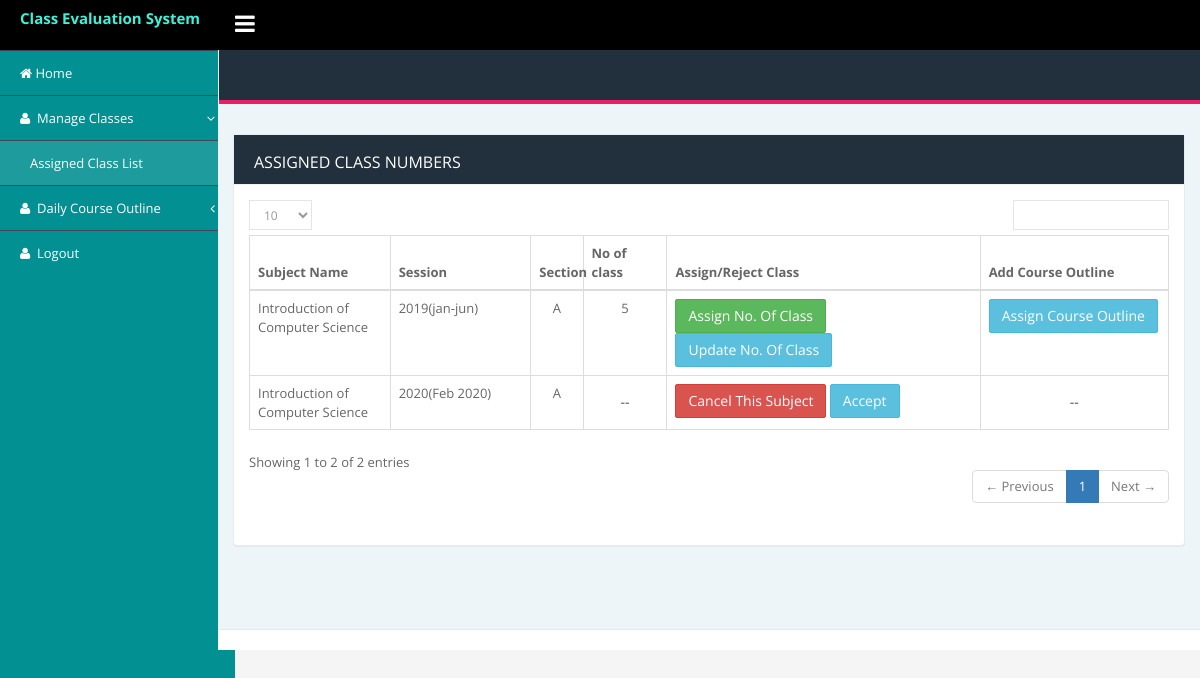
The app's page /admin/class/assigned_subject_list.php (signed in) with its own data.
### tables this page shows
CREATE TABLE `assign_teacher` (
  `id` int(11) NOT NULL,
  `teacher_id` varchar(255) DEFAULT NULL,
  `session_id` int(11) DEFAULT NULL,
  `subject_id` int(11) DEFAULT NULL,
  `section_id` int(11) DEFAULT NULL,
  `status` tinyint(4) NOT NULL DEFAULT '1' COMMENT '1=active,2=will take class, 0=will not take any class',
  `created_at` datetime DEFAULT NULL,
  `udpated_at` timestamp NULL DEFAULT CURRENT_TIMESTAMP
);

CREATE TABLE `subject` (
  `id` int(11) NOT NULL,
  `subject_id` varchar(150) DEFAULT NULL,
  `subject_name` varchar(255) NOT NULL,
  `semester` int(11) DEFAULT NULL,
  `status` tinyint(4) NOT NULL DEFAULT '1' COMMENT '1=active,0=inactive',
  `created_at` datetime NOT NULL,
  `updated_at` timestamp NOT NULL DEFAULT CURRENT_TIMESTAMP
);

CREATE TABLE `session` (
  `id` int(11) NOT NULL,
  `session_name` varchar(255) DEFAULT NULL,
  `year` year(4) NOT NULL,
  `status` tinyint(4) DEFAULT '1',
  `created_at` datetime DEFAULT NULL,
  `updated_at` timestamp NULL DEFAULT CURRENT_TIMESTAMP
);

CREATE TABLE `section` (
  `id` int(11) NOT NULL,
  `section_name` varchar(255) DEFAULT NULL,
  `status` tinyint(4) DEFAULT '1' COMMENT '1=active,0=inactive',
  `created_at` datetime DEFAULT NULL,
  `updated_at` timestamp NULL DEFAULT NULL
);

CREATE TABLE `assign_class` (
  `id` bigint(20) NOT NULL,
  `assign_teacher_id` bigint(20) DEFAULT NULL COMMENT 'this id is from assign teacher table',
  `number_of_class` bigint(20) DEFAULT NULL,
  `created_at` datetime DEFAULT CURRENT_TIMESTAMP,
  `updated_at` timestamp NULL DEFAULT CURRENT_TIMESTAMP
);

### admin/class/assigned_subject_list.php (the view, shortened to what this page needs)
<?php include('../includes/db/connection_db.php');?>
<!DOCTYPE html>
<html lang="en">
    <head>
    <?php include('../includes/head_link.php');?>
    </head>
    <body class="fixed-top">
        <div id="wrapper">
           <?php include('../includes/nav_header.php');?>
            <div class="page-container">
                <?php include('../includes/left_sidebar.php');?>
                <div class="page-content-wrapper">
                     <div class="content-wrapper container">
                        <div class="row">
                            <div class="col-sm-12">
                                <div class="page-title">
                                    <div class="row">
                                    </div>
                                </div>
                            </div>
                        </div>
                        <div class="row">
                            <div class="col-md-12">
                                <div class="panel panel-card recent-activites">
                                    <div class="panel-heading">
                                      Assigned Class Numbers
                                    </div>
                                    <div class="panel-body">
                                        <div class="table-responsive">
                                            <table id="basic-datatables" class="table table-bordered" style="table-layout:fixed">
                                                <thead>
                                                    <tr>
                                                        <th> Subject Name </th>
                                                        <th> Session </th>
                                                        <th width='7%'> Section </th>
                                                        <th width='10%'> No of class </th>
                                                        <th width='32%'> Assign/Reject Class </th>
                                                        <th width='20%'>Add Course Outline </th>
                                                    </tr>
                                                </thead>
                                                <tbody>
                                                <?php
                                                if(isset($_SESSION['member_id'])){
                                                $id = $_SESSION['member_id'];
                                                $sql = "SELECT
                                                a_class.number_of_class as number_of_class,
                                                a_class.id as a_class_id,
                                                ast.id as id,
                                                ast.status as ast_status,
                                                teacher.name as name,
                                                section.section_name as section,
                                                session.session_name as session,
                                                session.year as s_year,
                                                subject.subject_name as subject
                                                from assign_teacher as ast
                                                left join session
                                                on ast.session_id=session.id
                                                left join assign_class as a_class
                                                on a_class.assign_teacher_id = ast.id
                                                left join section
                                                on ast.section_id=section.id
                                                left join teacher
                                                on teacher.teacher_id=ast.teacher_id
                                                left join subject
                                                on subject.id=ast.subject_id
                                                where ast.teacher_id = '$id'
                                                and ast.status!=0 order by a_class.number_of_class is not NULL desc";
                                                $result = $conn->query($sql);
                                                if ($result->num_rows > 0) {
                                                while($row = $result->fetch_assoc()) { ?>
                                                <tr>
                                                    <td><?php echo $row['subject'];?></td>
                                                    <td><?php echo $row['s_year']."(".$row['session'].")";?></td>
                                                    <td class="text-center"><?php echo $row['section'];?></td>
                                                    <td class="text-center"><?php echo $row['number_of_class'] == '' ?'<h5 class="text-center">--</h5>' : $row['number_of_class'] ;?></td>
                                                    <td>
                                                    <?php if($row['ast_status'] == 1) : ?>
                                                        <a onclick="return confirm('Are you sure want to cancel?')" href="<?=$base?>/sql/update_sql.php?class_status=cancel&&id=<?php echo $row['id']?>"class="btn btn-danger">
                                                        Cancel this subject
                                                        </a>
                                                        <a onclick="return confirm('You will take this class?')" href="<?=$base?>/sql/update_sql.php?class_status=accept&&id=<?php echo $row['id']?>"class="btn btn-info">
                                                        Accept
                                                        </a>
                                                    <?php elseif($row['ast_status'] == 2) : ?>
                                                        <a href="assign_class.php?id=<?php echo $row['id']?>"class="btn btn-success">
                                                        Assign No. Of Class
                                                        </a>
                                                        <?php if($row['number_of_class'] != '') : ?>
                                                            <a href="update_class.php?id=<?php echo $row['a_class_id']?>"class="btn btn-info">
                                                            Update No. Of Class
                                                            </a>
                                                        <?php endif;?>
                                                    <?php endif;?>
                                                    </td>
                                                    <?php if($row['number_of_class'] == '') : ?>
                                                    <td class="text-center"> <h5>--</h5> </td>
                                                    <?php else: ?>
                                                    <td>
                                                        <a href="<?=$base?>/course_outline/assign_course_outline.php?id=<?php echo $row['a_class_id']?>"class="btn btn-info">
                                                          Assign Course Outline
                                                        </a>
                                                    </td>
                                                    <?php endif;?>
                                                </tr>
                                                    <?php } } }?>
                                                </tbody>
                                            </table>
                                        </div>
                                    </div>
                                </div>
                            </div>
                        </div>
                    </div>
                   <?php include('../includes/footer.php');?>
            </div>
        </div>
    </body>
</html>

### admin/assets/css/style.css (style rules this page uses)
body { font-family: 'Open Sans', sans-serif; font-size: 13px; line-height: 1.42857143; color: #666; background-color: #f5f5f5; min-height: 100%; margin: 0px; padding: 0px; line-height: 24px; overflow-x: hidden; font-weight: 400; }
a { color: #3ff1d8; text-decoration: none; }
.table-responsive { min-height: .01%; overflow-x: hidden; }
.panel { min-width:250px; }
.btn { text-transform: capitalize; font-weight: 400; letter-spacing: 0px; border-radius:2px; -webkit-border-radius: 2px; }
.fixed-top .page-container { margin-top: 50px; }
.page-container { margin: 0; padding: 0; position: relative; }
.content-wrapper.container { width: 100%; }
.page-title { margin: 0px; margin-left: -14px; margin-right: -15px; padding-left: 30px; padding-right: 30px; padding-top: 15px; padding-bottom: 15px; margin-bottom: 30px; background-color: #222f3c; color:#eef5f9!important; border-bottom: 4px solid #E91E63; }
.content-wrapper.container { padding-bottom:45px; }
.page-content-wrapper { margin-left: 218px; margin-top: 0; min-height: 600px; background: #eef5f9; position: relative; }
.panel { border: 1px solid #e7ecf1!important; border-radius: 0px; }
.panel-heading { border-bottom: 1px solid #eef1f5; padding: 15px 20px 10px; border-top-left-radius: 0px; border-top-right-radius: 0px; font-size: 16px; text-transform:uppercase; }
[class*="panel-"] > .panel-heading { border: 0; border-bottom: 1px solid #eef1f5; background-color: #222f3c; color: #fff; }
.panel { margin-bottom: 20px; background-color: #fff; border: 1px solid transparent; border-radius: 4px; -webkit-box-shadow: 0 1px 1px rgba(0,0,0,.05); box-shadow: 0 1px 1px rgba(0,0,0,.05); }

### records on screen
assign_teacher: subject.subject_name "Introduction of Computer Science", session.year "2019", session.session_name "jan-jun", section.section_name "A", assign_class.number_of_class "5"
assign_teacher: subject.subject_name "Introduction of Computer Science", session.year "2020", session.session_name "Feb 2020", section.section_name "A"
